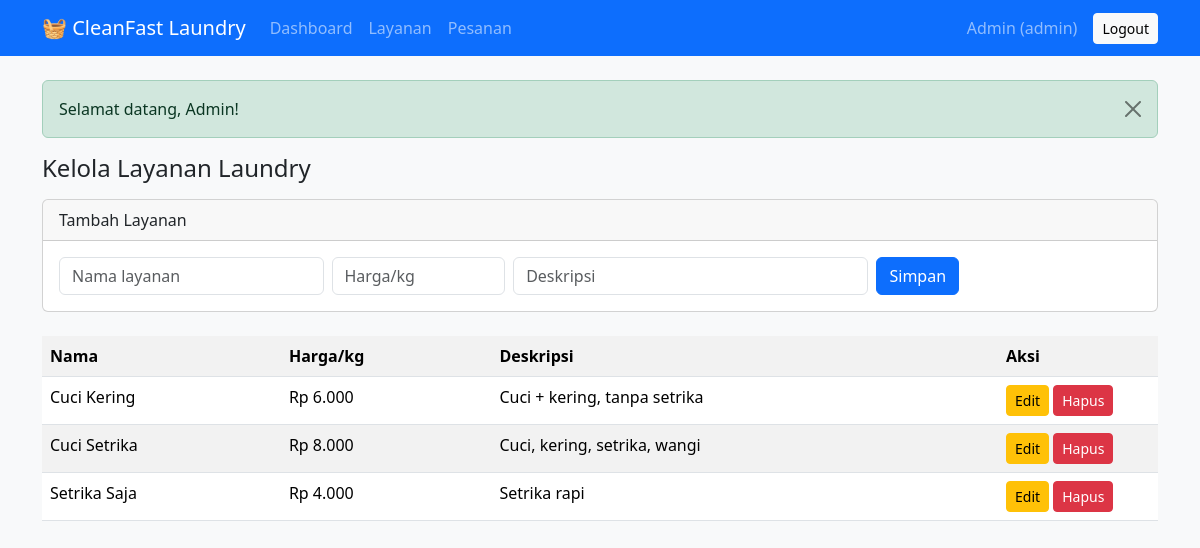
The page /index.php?r=admin/services (signed in) on the database its author committed.
### tables this page shows
CREATE TABLE services(
  id INT AUTO_INCREMENT PRIMARY KEY,
  name VARCHAR(100) NOT NULL,
  price_per_kg INT NOT NULL,
  description VARCHAR(255)
);

### core/Controller.php (called while the page is built, shortened)
<?php
function url($p) { return BASE_URL . '?r=' . $p; }
function e($s) { return htmlspecialchars((string)$s, ENT_QUOTES, 'UTF-8'); }
function rp($n) { return 'Rp ' . number_format($n, 0, ',', '.'); }
class Controller {
    protected function view($v, $d = []) {
        extract($d);
        require 'views/layout/header.php';
        require "views/$v.php";
        require 'views/layout/footer.php';
    }
}

### controllers/AdminController.php (called while the page is built, shortened)
<?php
class AdminController extends Controller {
    function services() {
        $edit = isset($_GET['id']) ? Service::find((int)$_GET['id']) : null;
        $this->view('admin/services', ['services' => Service::all(), 'edit' => $edit]);
    }
}

### index.php (called while the page is built, shortened)
<?php
require 'core/Database.php';
require 'core/Controller.php';
$r = trim($_GET['r'] ?? 'auth/login', '/');
[$c, $m] = array_pad(explode('/', $r), 2, 'index');
$ctrl = new $class;
$ctrl->$m();

### core/Database.php (called while the page is built)
<?php
class Database {
    private static $pdo;
    public static function conn() {
        if (!self::$pdo) {
            self::$pdo = new PDO('mysql:host='.DB_HOST.';dbname='.DB_NAME.';charset=utf8mb4', DB_USER, DB_PASS,
                [PDO::ATTR_ERRMODE => PDO::ERRMODE_EXCEPTION, PDO::ATTR_DEFAULT_FETCH_MODE => PDO::FETCH_ASSOC]);
        }
        return self::$pdo;
    }
    public static function q($sql, $p = []) { $s = self::conn()->prepare($sql); $s->execute($p); return $s; }
}

### models/Service.php (called while the page is built, shortened)
<?php
class Service {
    static function all() { return Database::q('SELECT * FROM services ORDER BY name')->fetchAll(); }
}

### views/admin/services.php (the view, shortened to what this page needs)
<h4 class="mb-3">Kelola Layanan Laundry</h4>
<div class="card mb-4"><div class="card-header"><?= $edit ? 'Edit Layanan' : 'Tambah Layanan' ?></div><div class="card-body">
<form method="post" action="<?= url('admin/serviceSave') ?>" class="row g-2"><?= csrf_field() ?>
  <div class="col-md-3"><input name="name" class="form-control" placeholder="Nama layanan" value="<?= e($edit['name'] ?? '') ?>" required></div>
  <div class="col-md-2"><input type="number" name="price" min="1" class="form-control" placeholder="Harga/kg" value="<?= e($edit['price_per_kg'] ?? '') ?>" required></div>
  <div class="col-md-4"><input name="description" class="form-control" placeholder="Deskripsi" value="<?= e($edit['description'] ?? '') ?>"></div>
  <div class="col-md-3"><button class="btn btn-primary">Simpan</button>
    <?php if ($edit): ?><a class="btn btn-secondary" href="<?= url('admin/services') ?>">Batal</a><?php endif; ?></div>
</form></div></div>
<table class="table table-striped bg-white"><tr><th>Nama</th><th>Harga/kg</th><th>Deskripsi</th><th width="160">Aksi</th></tr>
<?php foreach ($services as $s): ?>
<tr><td><?= e($s['name']) ?></td><td><?= rp($s['price_per_kg']) ?></td><td><?= e($s['description']) ?></td>
<td><a class="btn btn-sm btn-warning" href="<?= url('admin/services&id=' . $s['id']) ?>">Edit</a>
<form method="post" action="<?= url('admin/serviceDelete') ?>" class="d-inline" onsubmit="return confirm('Hapus layanan ini?')"><?= csrf_field() ?>
<input type="hidden" name="id" value="<?= $s['id'] ?>"><button class="btn btn-sm btn-danger">Hapus</button></form></td></tr>
<?php endforeach; ?></table>

### views/layout/header.php (shortened to what this page needs)
<!DOCTYPE html><html lang="id"><head><meta charset="utf-8">
<link href="https://cdn.jsdelivr.net/npm/bootstrap@5.3.3/dist/css/bootstrap.min.css" rel="stylesheet">
</head><body class="bg-light">
<nav class="navbar navbar-expand navbar-dark bg-primary mb-4"><div class="container">
  <span class="navbar-brand">🧺 CleanFast Laundry</span>
  <?php if (!empty($_SESSION['user'])): $role = $_SESSION['user']['role']; ?>
  <div class="navbar-nav me-auto">
    <?php if ($role === 'admin'): ?>
      <a class="nav-link" href="<?= url('admin/dashboard') ?>">Dashboard</a>
      <a class="nav-link" href="<?= url('admin/services') ?>">Layanan</a>
      <a class="nav-link" href="<?= url('admin/orders') ?>">Pesanan</a>
    <?php else: ?>
      <a class="nav-link" href="<?= url('user/dashboard') ?>">Pesanan Saya</a>
      <a class="nav-link" href="<?= url('user/create') ?>">Pesan Laundry</a>
    <?php endif; ?>
  </div>
  <span class="navbar-text me-3"><?= e($_SESSION['user']['name']) ?> (<?= e($role) ?>)</span>
  <a class="btn btn-light btn-sm" href="<?= url('auth/logout') ?>">Logout</a>
  <?php endif; ?>
</div></nav>
<div class="container">
<?php if (!empty($_SESSION['flash'])): [$t, $m] = $_SESSION['flash']; unset($_SESSION['flash']); ?>
  <div class="alert alert-<?= e($t) ?> alert-dismissible fade show"><?= e($m) ?><button class="btn-close" data-bs-dismiss="alert"></button></div>
<?php endif; ?>

### views/layout/footer.php (shortened to what this page needs)
</div>
</body></html>

### rows shown on the page
services: name "Cuci Kering", price_per_kg "Rp 6.000", description "Cuci + kering, tanpa setrika"
services: name "Cuci Setrika", price_per_kg "Rp 8.000", description "Cuci, kering, setrika, wangi"
services: name "Setrika Saja", price_per_kg "Rp 4.000", description "Setrika rapi"

### other values the page prints
$_SESSION['user']['name'] "Admin"
$role "admin"
$m "Selamat datang, Admin!"
